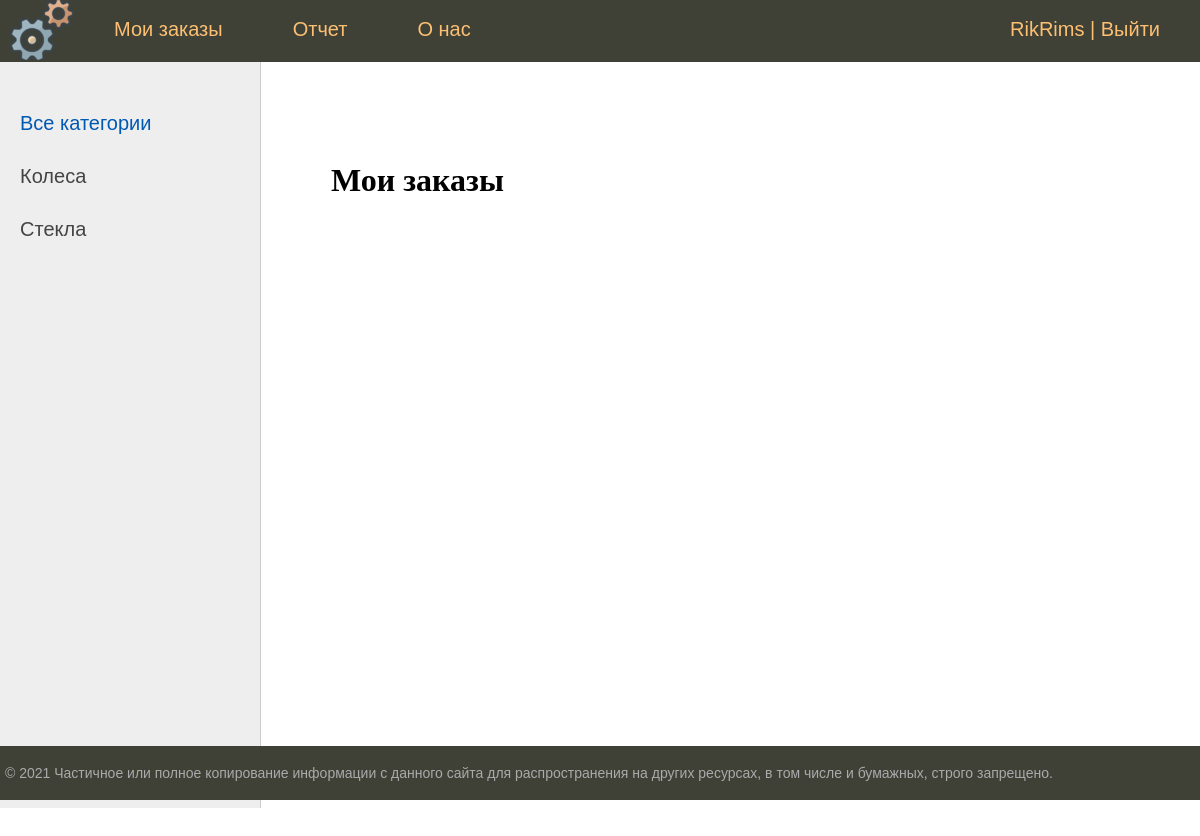
/orders/ (signed in), run on an earlier commit of the app's database.
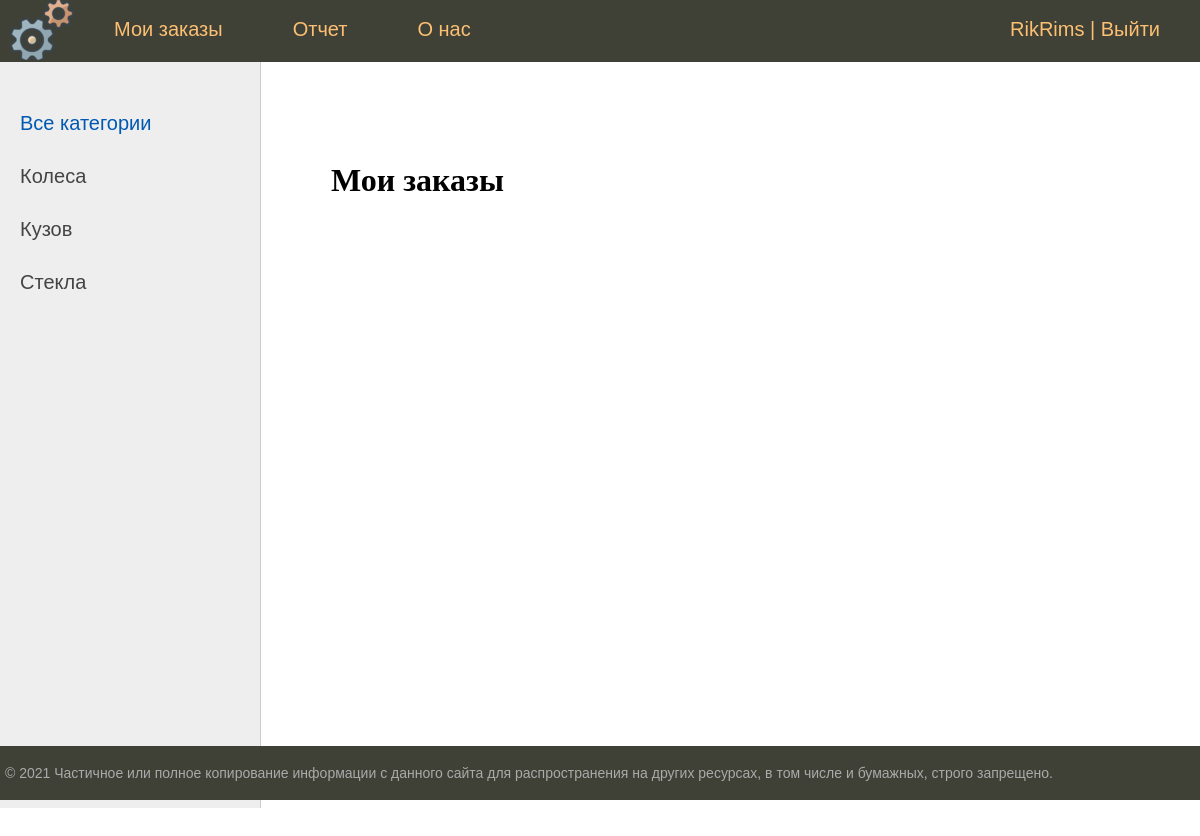
And on a later commit of the database.
### base/models.py (models this page shows, shortened)
class Category(models.Model):
    name = models.CharField("Наименование", max_length=150, db_index=True)
    slug = models.SlugField(max_length=255, unique=True, db_index=True, verbose_name="URL", null=True)
    class Meta:
        verbose_name = "Категории"
        verbose_name_plural = "Категории"
    def get_absolute_url(self):
        return reverse('select', kwargs={'cat_slag': self.slug})

### base/views.py (the view)
# urls.py: path('orders/', orderlist.as_view(), name='orderlist'),
class orderlist(LoginRequiredMixin, DataMixin, ListView):
    model = Order
    template_name = 'base/orders.html'
    context_object_name = 'orders'
    def get_context_data(self, *, object_list=None, **kwargs):
        context = super().get_context_data(**kwargs)
        c_def = self.get_user_context(title='Мои заказы')
        return dict(list(context.items()) + list(c_def.items()))
    def get_queryset(self):
        return Order.objects.filter(client=self.request.user)

### base/utils.py (called while the page is built)
    def get_user_context(self, **kwargs):
        context = kwargs
        cats = Category.objects.annotate(Count('product'))
        user_menu = menu.copy()
        if not self.request.user.is_authenticated:
            user_menu.pop(0)
            user_menu.pop(0)
        elif not self.request.user.is_superuser:
            user_menu.pop(1)
        context['menu'] = user_menu
        context['cats'] = cats
        if 'selected' not in context:
            context['selected'] = 0
        return context

### base/templates/base/orders.html (shortened to what this page needs)
{% extends 'base/templ.html' %}
{% block content %}
<h1>Мои заказы</h1>
{% endblock %}

### base/templates/base/templ.html (shortened to what this page needs)
{% load static %}
<!DOCTYPE html>
<html>
<head>
	<link type="text/css" href="{% static 'base/css/style.css' %}" rel="stylesheet" />
</head>
<body>
<table class="table-page" border=0 cellpadding="0" cellspacing="0">
<tr><td valign=top>
{% block mainmenu %}
		<div class="header">
			<ul id="mainmenu" class="mainmenu">
			<li class="logo"><a href="{% url 'home' %}"><div class="logo"></div></a></li>
{% for m in menu %}
	{% if not forloop.last %}
			<li><a href="{% url m.upl_name %}">{{m.title}}</a></li>
	{% else %}
			{% if request.user.is_authenticated %}
				<li class="last"> {{user.username}} | <a href="{% url 'logout' %}">Выйти</a></li>
				{% else %}
				<li class="last"><a href="{% url 'register' %}">Регистрация</a> | <a href="{% url 'login' %}">Войти</a></li>
				{% endif %}
	{% endif %}
{% endfor %}
			</ul>
		</div>
{% endblock mainmenu %}
<table class="table-content" border=0 cellpadding="0" cellspacing="0">
<tr>
	<td valign="top" class="left-chapters">
	<ul id="leftchapters">
		{% if selected == 0 %}
			<li class="selected">Все категории</li>
		{% else %}
			<li><a href="{% url 'home' %}">Все категории</a></li>
		{% endif %}
		{% for c in cats %}
			{% if c.product__count > 0 %}
				{% if c == selected %}
					<li class="selected">{{c.name}}</li>
				{% else %}
					<li><a href="{{ c.get_absolute_url }}">{{c.name}}</a></li>
				{% endif %}
			{% endif %}
		{% endfor %}
	</ul>
</td>
<td valign="top" class="content">
	<div class="content-text">
{% block content %}
{% endblock %}
	</div>
</td></tr></table>
</td></tr>
<tr><td valign=top>
	<div id="footer">
		<p>&copy; 2021 Частичное или полное копирование информации с данного сайта для распространения на других ресурсах, в том числе и бумажных, строго запрещено.</p>
	</div>
</td></tr></table>
</body>
</html>

What changed in the data, as far as the page shows it:
added Category: name "Кузов"
